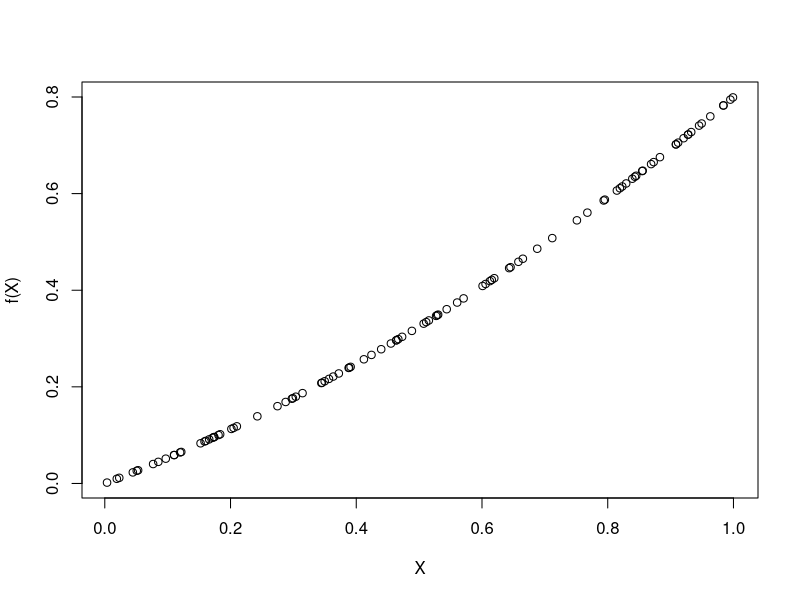

This figure's R source: (Note: this script raises an error after producing the figure.)
f=function(X) 0.5*X+0.3*X^2
X=runif(100)
Y0=f(X)
plot(X,f(X))

set.seed(12345)
Y=rbinom(100,1,Y0)
data=data.frame(X=X,Y=Y)
write.csv(data, "process.csv", row.names=F)

#u2
data=read.csv("process.csv")

plot(X,Y)
res=loess(Y~X)
points(X, predict(res), cex=0.2)

data1=data.frame(X=data$X, Z=data$X^2, Y=data$Y)

ll=function(pars,data){
  b1=pars[1]
  b2=pars[2]
  n=dim(data)[1]
  p=numeric(n)
  for(i in 1:n) p[i]=max(0.01,min(0.99,b1*data$X[i]+b2*data$Z[i]))
  return(sum(-(data$Y*log(p)+(1-data$Y)*log(1-p))))
}

res=optim(c(0.1,0.1),ll,method="BFGS", data=data1)

optim(c(0.3,0.3),ll,method="BFGS", data=data1)

optim(c(0.9,0.1),ll,method="BFGS", data=data1)

n=dim(data)[1]
p=numeric(n)
for(i in 1:n) p[i]=max(0.01,min(0.99,res$par[1]*data1$X[i]+res$par[2]*data1$Z[i]))
plot(data$X,data$Y)
points(data$X,p, col="red", cex=0.2)

perm=function(data0,B){
  stat=numeric(B)
  for(b in 1:B){
    print(b)
    Z=sample(data0$Z, n)
    data2=data.frame(X=data0$X,Y=data0$Y, Z=Z)
    res=optim(c(0.1,0.1),ll,method="BFGS", data=data2)
    stat[b]=res$par[2]
  }
  hist(stat,30)
  res0=optim(c(0.1,0.1),ll,method="BFGS", data=data0)
  stat0=res0$par[2]
  print(stat0)
  return(mean(abs(stat)>abs(stat0)))
}

perm(data1,200)

#not succeeded ones
perm1=function(data0,B){
  stat=numeric(B)
  for(b in 1:B){
    print(b)
    Z=sample(data0$Z, n)
    data2=data.frame(X=data0$X,Y=data0$Y, Z=Z)
    res=lm(Y~X+Z,data=data2)
    stat[b]=coef(res)[3]
  }
  hist(stat,30)
  res0=lm(Y~X+Z,data=data0)
  stat0=coef(res0)[3]
  print(stat0)
  return(mean(abs(stat)>abs(stat0)))
}

perm1(data1,200)

#u1

invCDF=function(n){
  U=runif(n)
  return(U^(2/3))
}

sample=invCDF(1000)
hist(sample,30, freq=F)
z=seq(0,1,by=0.01)
points(z, 1.5*sqrt(z), type="l")


pf<-function(x) sqrt(x)/(x+0.1);
pf1<-function(x) x*sqrt(x)/(x+0.1);

x<-c();#note! Values should be given on log-scale
x[1]<-0.1;

r<-0;
y<-0;
for(i in 1:1000) {
  y<-rbeta(1,x[i],0.5);
  u<-runif(1);
  r<-min(1,pf(y)*dbeta(x[i],y,0.5)/(pf(x[i])*dbeta(y,x[i],0.5)));
  if (u<=r) x[i+1]<-y else x[i+1]<-x[i];
}
plot(x, type="l")
title("X0=0.1")

print(mean(x))
print(2/3*mean(sample/(sample+0.1)))
integrate(pf1,0,1)

